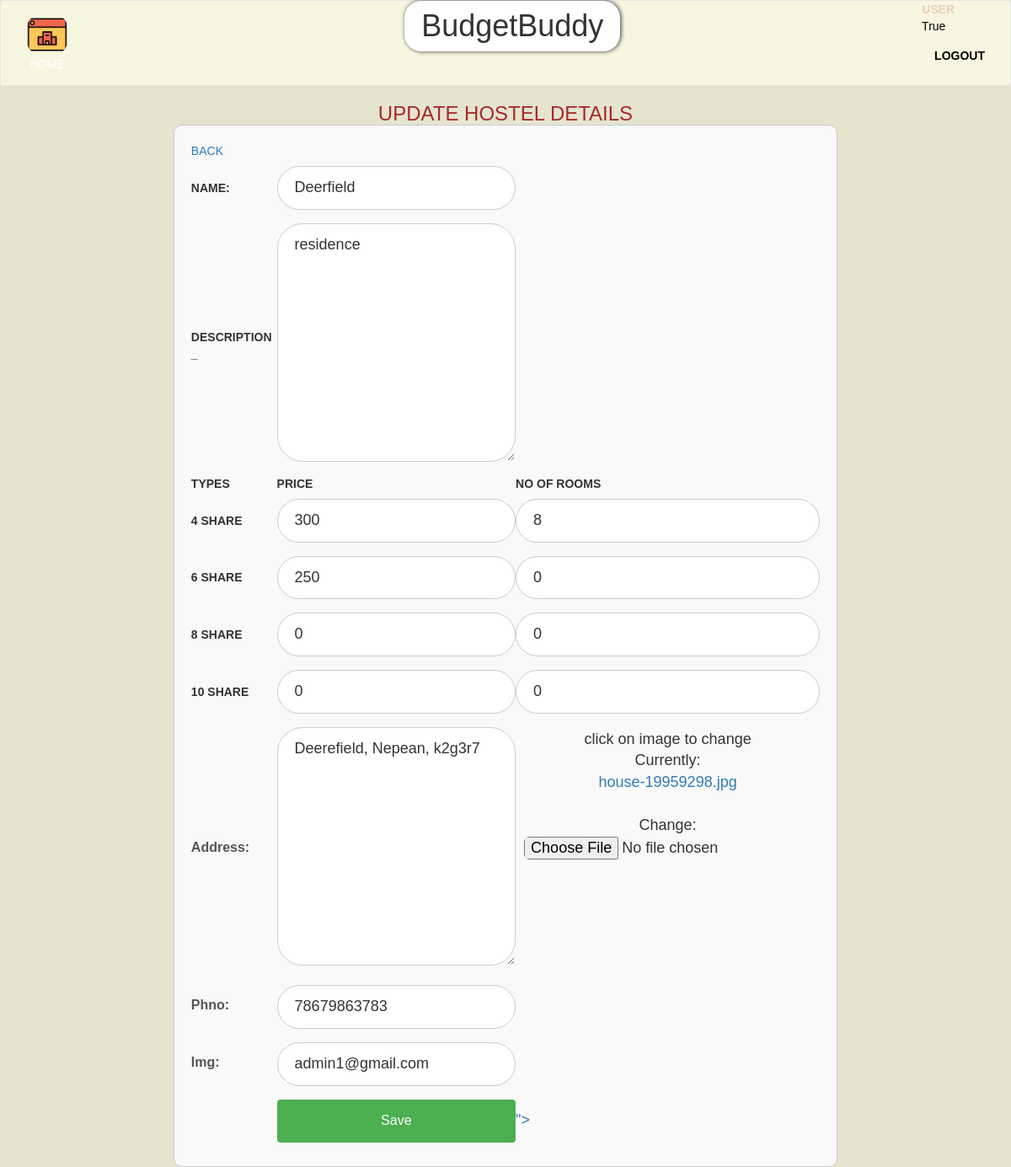
The app's page /a1/hostel_update/2 (signed in) with its own data.
### app1/models.py (models this page shows, shortened)
class hostels(models.Model):
    h_id=models.IntegerField(primary_key=True,blank=True)
    price4=models.IntegerField()
    price6=models.IntegerField()
    price8=models.IntegerField()
    price10=models.IntegerField()
    name=models.CharField(max_length=20)
    desc=models.TextField(max_length=400)
    rating=models.FloatField(blank=True,null=True)
    share4=models.IntegerField()
    share6=models.IntegerField()
    share8=models.IntegerField()
    share10=models.IntegerField()
    address=models.TextField(max_length=50)
    phno=models.IntegerField()
    img=models.FileField(null=True)
    gmail=models.EmailField()

### app1/views.py (the view)
# urls.py: path('hostel_update/<int:h_id>',views.hostel_update,name='hostel_update'),
def hostel_update(request, h_id):
    data = get_object_or_404(hostels, h_id=h_id)
    if request.method == 'POST':
        form = EditForm(request.POST, request.FILES, instance=data)
        if form.is_valid():
            form.save()
            return render(request,'app1/updatesucces.html')
    else:
        print('invalid')
        form = EditForm(instance=data)
        para={'login':request.session['login'],'user':request.session['user'],'form': form, 'data': data}
    return render(request, 'app1/hostel_update.html', para)

### app1/forms.py
class EditForm(forms.ModelForm):
    class Meta:
        model = hostels
        fields = ['price4', 'price6', 'price8', 'price10', 'name', 'desc', 'rating', 'share4', 'share6', 'share8', 'share10', 'address', 'phno', 'img', 'gmail']
        widgets = {'img': forms.ClearableFileInput()}

### template/app1/hostel_update.html (shortened to what this page needs)
{% extends 'app1/base2.html' %}
{% block base %}
{% load static %}
<link rel="stylesheet" href="{% static 'css/admin_page.css' %}">
<link rel="stylesheet" href="{% static 'css/hosteladdAI.css' %}">
<body>
<div class="hostel1" style="justify-self:center">
    <center><h3 style="color:brown;">UPDATE HOSTEL DETAILS</h3></center>
    <form method="POST" class="signin-form" enctype="multipart/form-data">
      <a href="\a1/admin_hostel">BACK</a>
      <table>
        <tr>
          <th>NAME:</th>
          <td>{{form.name}}</td>
        </tr>
        <tr>
          <th>DESCRIPTION   _</th>
          <td>{{form.desc}}</td>
        </tr>
        <tr>
          <th>TYPES</th>
          <th>PRICE</th>
          <th>NO OF ROOMS</th>
        </tr>
        <tr>
          <TH>4 SHARE</TH>
          <td>{{form.price4}}</td>
          <td>{{form.share4}}</td>
        </tr>
        <tr>
          <th>6 SHARE</th>
          <td>{{form.price6}}</td>
          <td>{{form.share6}}</td>
        </tr>
        <tr>
          <th>8 SHARE</th>
          <td>{{form.price8}}</td>
          <td>{{form.share8}}</td>
        </tr>
        <tr>
          <th>10 SHARE</th>
          <td>{{form.price10}}</td>
          <td>{{form.share10}}</td>
        </tr>
        <tr>
          <td>
            <label for="id_address">Address:</label>
          </td>
          <td>{{form.address}}</td>
          <td class="grid" style="padding: 10px;">
            <div id="clicktochange">click on image to change</div>
            {{form.img}}
          </td>
        </tr>
        <tr>
          <td>
            <label for="id_phno">Phno:</label>
          </td>
          <td>
            {{form.phno}}
          </td>
          <td></td>
        </tr>
        <tr>
          <td>
            <label for="id_img">Img:</label>
          </td>
          <td>
            {{form.gmail}}
          </td>
          <td></td>
        </tr>
        <tr>
          <td></td>
          <td>
            <input type="submit" value="Save">
          </td>
          <td>
            <a href="/a/del_booking_single/{{form.name}}">
          </a>
          </td>
        </tr>
      </table>
    </form>
      </div>
{% endblock %}

### static/css/style.css (style rules this page uses)
html { scroll-behavior: smooth; }
body, html { margin: 0; padding: 0; font-family: 'Hind', sans-serif; }
* { box-sizing: border-box; }
button, input, select { outline: none; font-family: 'Hind', sans-serif; }
a { text-decoration: none; }
h1, h2, h3, h4, h5, h6, p { margin: 0; padding: 0 }
.btn, button, .actionbg, input,textarea { border-radius:6px; -webkit-border-radius:6px; -moz-border-radius:6px; -o-border-radius:6px; -ms-border-radius:6px; }
body { display: grid;place-items: center;margin: 0rem;margin-top: 0rem; }
.grid { display: grid;place-items: center; }
#UserTable th,td { font-size: large; }

### static/css/hosteladdAI.css (style rules this page uses)
.signin-form { width: 80%; margin: 0 auto; padding: 20px; border: 1px solid #ccc; border-radius: 10px; background-color: #f9f9f9; }
.signin-form input[type="text"], .signin-form input[type="number"], .signin-form input[type="email"], .signin-form textarea { width: 100%; padding: 12px 20px; margin: 8px 0; box-sizing: border-box; border: 1px solid #ccc; border-radius: 30px; background-color: #fff; }
.signin-form label { font-size: 16px; color: #555; }
.signin-form input[type="submit"] { width: 100%; background-color: #4CAF50; color: white; padding: 14px 20px; margin: 8px 0; border: none; border-radius: 4px; cursor: pointer; font-size: 16px; }

### template/app1/base2.html (style rules this page uses)
body { background-color:#e5e4cf ; background-color: linear-gradient(90deg, rgba(2,0,36,1) 0%, rgba(17,17,150,1) 35%, rgba(0,212,255,1) 100%); }
body { margin: 0rem; }

### records on screen
hostels: name "Deerfield", desc "residence", price4 "300", share4 "8", price6 "250", share6 "0", price8 "0", share8 "0", price10 "0", share10 "0", address "Deerefield, Nepean, k2g3r7", phno "78679863783", gmail "admin1@gmail.com"

### other values on screen
{{ user }} "USER"
{{ login }} "True"
